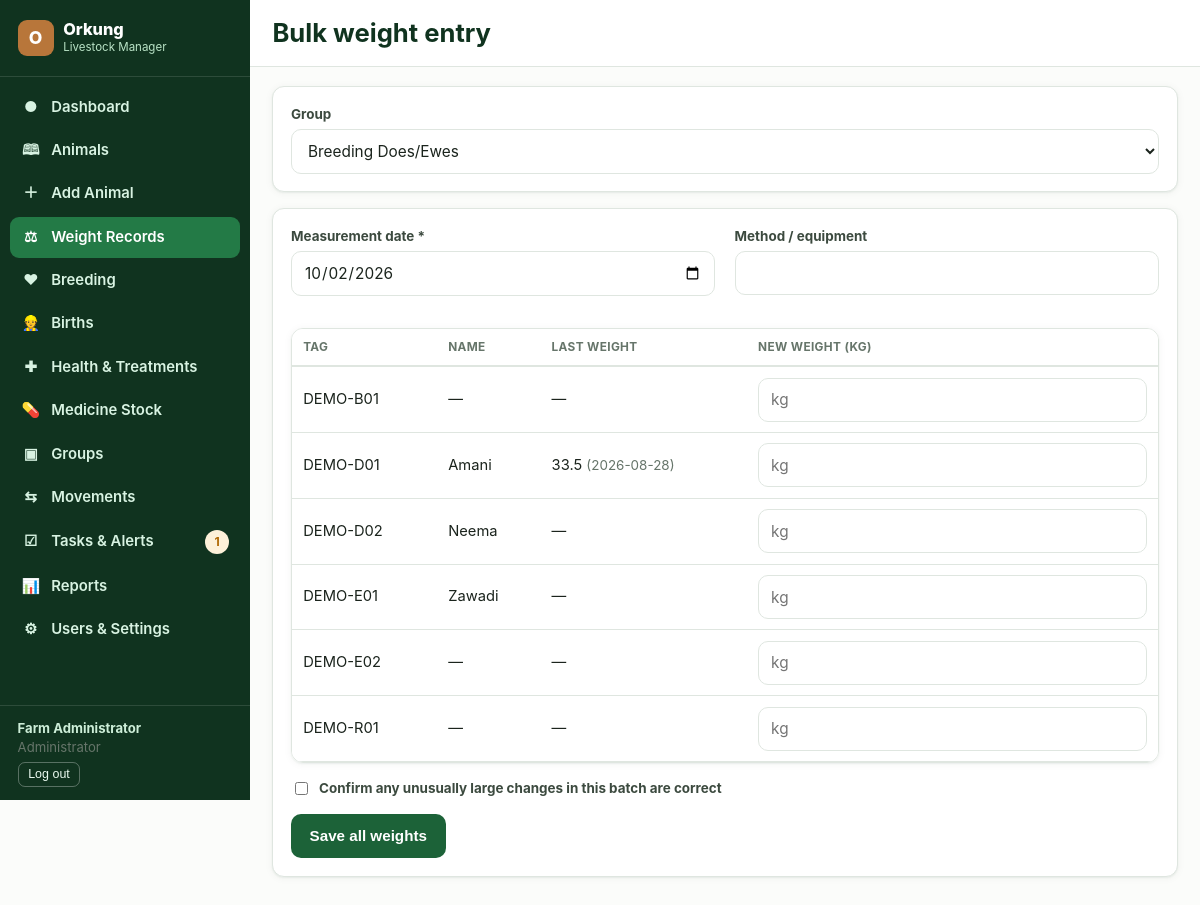
Screenshot of /weights/bulk?group_id=1 (signed in) with the database file from the repository.
### tables this page shows
CREATE TABLE users (
    id INTEGER PRIMARY KEY AUTOINCREMENT,
    username TEXT NOT NULL UNIQUE,
    password_hash TEXT NOT NULL,
    full_name TEXT NOT NULL,
    email TEXT,
    role TEXT NOT NULL CHECK(role IN ('admin','manager','worker','viewer','vet')),
    active INTEGER NOT NULL DEFAULT 1,
    created_at TEXT NOT NULL DEFAULT (datetime('now')),
    last_login TEXT
);

CREATE TABLE animals (
    id INTEGER PRIMARY KEY AUTOINCREMENT,
    record_no TEXT NOT NULL UNIQUE,          -- internal record number e.g. ORK-000123
    tag_id TEXT NOT NULL,                    -- ear tag / ID
    eid TEXT,                                -- electronic ID
    name TEXT,
    species_id INTEGER NOT NULL REFERENCES species(id),
    breed_id INTEGER REFERENCES breeds(id),
    sex TEXT NOT NULL CHECK(sex IN ('female','male')),
    dob TEXT,
    dob_estimated INTEGER NOT NULL DEFAULT 0,
    birth_type TEXT,                         -- single/twin/triplet/other
    birth_weight REAL,
    color_markings TEXT,
    sire_id INTEGER REFERENCES animals(id),
    dam_id INTEGER REFERENCES animals(id),
    current_group_id INTEGER REFERENCES groups_(id),
    current_site_id INTEGER REFERENCES sites(id),
    source TEXT NOT NULL DEFAULT 'born_on_farm' CHECK(source IN ('born_on_farm','purchased','transferred_in')),
    acquisition_date TEXT,
    supplier TEXT,
    reproductive_status TEXT NOT NULL DEFAULT 'not_breeding',
    status TEXT NOT NULL DEFAULT 'active' CHECK(status IN ('active','sold','transferred','slaughtered','missing','deceased')),
    status_date TEXT,
    status_notes TEXT,
    photo_path TEXT,
    notes TEXT,
    is_demo INTEGER NOT NULL DEFAULT 0,
    created_by INTEGER REFERENCES users(id),
    created_at TEXT NOT NULL DEFAULT (datetime('now')),
    updated_by INTEGER REFERENCES users(id),
    updated_at TEXT NOT NULL DEFAULT (datetime('now'))
);

### blueprints/weights.py (the view, shortened to what this page needs)
@bp.route("/bulk", methods=["GET", "POST"])
@auth.login_required
@auth.require_roles(*auth.STAFF)
def bulk():
    group_id = request.args.get("group_id", type=int) or request.form.get("group_id", type=int)
    animals = []
    if group_id:
        animals = db.query(
            "SELECT a.*, (SELECT weight_kg FROM weight_records w WHERE w.animal_id=a.id ORDER BY measured_on DESC LIMIT 1) AS last_weight, "
            "(SELECT measured_on FROM weight_records w WHERE w.animal_id=a.id ORDER BY measured_on DESC LIMIT 1) AS last_date "
            "FROM animals a WHERE a.current_group_id=? AND a.status='active' ORDER BY a.tag_id", (group_id,))
    return render_template("weight_bulk.html", animals=animals, groups=helpers.group_options(), group_id=group_id, today=db.today_str())

### auth.py (called while the page is built)
def load_logged_in_user():
    uid = session.get("user_id")
    if uid is None:
        g.user = None
    else:
        g.user = db.query("SELECT * FROM users WHERE id=? AND active=1", (uid,), one=True)
        if g.user is None:
            session.clear()

def login_required(view):
    @wraps(view)
    def wrapped(*args, **kwargs):
        if g.user is None:
            if request.path.startswith("/api/"):
                abort(401)
            return redirect(url_for("auth.login", next=request.path))
        return view(*args, **kwargs)
    return wrapped

def require_roles(*roles):
    def decorator(view):
        @wraps(view)
        def wrapped(*args, **kwargs):
            if g.user is None:
                return redirect(url_for("auth.login", next=request.path))
            if g.user["role"] not in roles:
                db.audit(g.user, "delete_attempt" if request.method == "DELETE" else "access_denied",
                          "permission", summary=f"{g.user['username']} denied {request.method} {request.path}")
                abort(403)
            return view(*args, **kwargs)
        return wrapped
    return decorator

def visible_sections(role):
    return NAV_SECTIONS.get(role, set())

### db.py (called while the page is built)
def get_db():
    if "db" not in g:
        g.db = sqlite3.connect(
            current_app.config["DATABASE"],
            detect_types=sqlite3.PARSE_DECLTYPES,
        )
        g.db.row_factory = sqlite3.Row
        g.db.execute("PRAGMA foreign_keys = ON")
    return g.db

def query(sql, args=(), one=False):
    cur = get_db().execute(sql, args)
    rows = cur.fetchall()
    cur.close()
    if one:
        return rows[0] if rows else None
    return rows

def today_str():
    return date.today().isoformat()

### helpers.py (called while the page is built)
def group_options():
    return db.query("SELECT g.*, s.name AS site_name FROM groups_ g LEFT JOIN sites s ON s.id=g.site_id WHERE g.active=1 ORDER BY g.name")

### templates/weight_bulk.html (shortened to what this page needs)
{% extends "base.html" %}
{% block heading %}Bulk weight entry{% endblock %}
{% block content %}
<form method="get" class="toolbar card">
  <div class="field"><label>Group</label>
    <select name="group_id" onchange="this.form.submit()">
      {% for g in groups %}<option value="{{ g.id }}" {{ 'selected' if group_id==g.id }}>{{ g.name }}</option>{% endfor %}
    </select>
  </div>
</form>
{% if group_id %}
<form method="post" class="card">
  <div class="form-grid" style="margin-bottom:1rem;">
    <div class="field"><label for="measured_on">Measurement date *</label><input type="date" id="measured_on" name="measured_on" value="{{ today }}" required></div>
    <div class="field"><label for="method">Method / equipment</label><input type="text" id="method" name="method"></div>
  </div>
  {% if animals %}
  <div class="table-wrap"><table class="data">
    <thead><tr><th>Tag</th><th>Name</th><th>Last weight</th><th>New weight (kg)</th></tr></thead>
    <tbody>
    {% for a in animals %}
    <tr>
      <td data-label="Tag">{{ a.tag_id }}</td>
      <td data-label="Name">{{ a.name or '—' }}</td>
      <td data-label="Last weight">{{ a.last_weight or '—' }} {% if a.last_date %}<span class="small muted">({{ a.last_date }})</span>{% endif %}</td>
      <td data-label="New weight"><input type="number" step="0.01" name="weight_{{ a.id }}" placeholder="kg"></td>
    </tr>
    {% endfor %}
    </tbody>
  </table></div>
  <div class="checkbox-row" style="margin:1rem 0;">
    <input type="checkbox" id="confirm_all_unusual" name="confirm_all_unusual">
    <label for="confirm_all_unusual" style="margin:0;">Confirm any unusually large changes in this batch are correct</label>
  </div>
  <button type="submit" name="submit_bulk" value="1" class="btn">Save all weights</button>
  {% else %}
  <p class="muted">No active animals in this group.</p>
  {% endif %}
</form>
{% endif %}
{% endblock %}

### templates/base.html (shortened to what this page needs)
<!doctype html>
<html lang="en">
<head>
<link rel="stylesheet" href="{{ url_for('static', filename='css/style.css') }}">
</head>
<body>
{% macro navlinks() %}
  {% if 'dashboard' in nav %}<a href="{{ url_for('dashboard.index') }}" class="{{ 'active' if request.endpoint=='dashboard.index' }}"><span class="ic">&#9679;</span> Dashboard</a>{% endif %}
  {% if 'animals' in nav %}<a href="{{ url_for('animals.list_view') }}" class="{{ 'active' if request.endpoint and request.endpoint.startswith('animals.') and request.endpoint!='animals.add' }}"><span class="ic">&#128366;</span> Animals</a>{% endif %}
  {% if 'add_animal' in nav %}<a href="{{ url_for('animals.add') }}" class="{{ 'active' if request.endpoint=='animals.add' }}"><span class="ic">&#65291;</span> Add Animal</a>{% endif %}
  {% if 'weights' in nav %}<a href="{{ url_for('weights.index') }}" class="{{ 'active' if request.endpoint and request.endpoint.startswith('weights.') }}"><span class="ic">&#9878;</span> Weight Records</a>{% endif %}
  {% if 'breeding' in nav %}<a href="{{ url_for('breeding.index') }}" class="{{ 'active' if request.endpoint=='breeding.index' }}"><span class="ic">&#9829;</span> Breeding</a>{% endif %}
  {% if 'births' in nav %}<a href="{{ url_for('breeding.births') }}" class="{{ 'active' if request.endpoint=='breeding.births' }}"><span class="ic">&#128119;</span> Births</a>{% endif %}
  {% if 'health' in nav %}<a href="{{ url_for('health.index') }}" class="{{ 'active' if request.endpoint and request.endpoint.startswith('health.') }}"><span class="ic">&#10010;</span> Health &amp; Treatments</a>{% endif %}
  {% if 'health' in nav %}<a href="{{ url_for('stock.index') }}" class="{{ 'active' if request.endpoint and request.endpoint.startswith('stock.') }}"><span class="ic">&#128138;</span> Medicine Stock</a>{% endif %}
  {% if 'groups' in nav %}<a href="{{ url_for('groups.index') }}" class="{{ 'active' if request.endpoint=='groups.index' }}"><span class="ic">&#9635;</span> Groups</a>{% endif %}
  {% if 'movements' in nav %}<a href="{{ url_for('groups.movements') }}" class="{{ 'active' if request.endpoint=='groups.movements' }}"><span class="ic">&#8646;</span> Movements</a>{% endif %}
  {% if 'tasks' in nav %}<a href="{{ url_for('tasks.index') }}" class="{{ 'active' if request.endpoint and request.endpoint.startswith('tasks.') }}"><span class="ic">&#9745;</span> Tasks &amp; Alerts {% if pending_tasks %}<span class="pill amber" style="margin-left:auto">{{ pending_tasks }}</span>{% endif %}</a>{% endif %}
  {% if 'reports' in nav %}<a href="{{ url_for('reports.index') }}" class="{{ 'active' if request.endpoint and request.endpoint.startswith('reports.') }}"><span class="ic">&#128202;</span> Reports</a>{% endif %}
  {% if 'admin' in nav %}<a href="{{ url_for('admin.users') }}" class="{{ 'active' if request.endpoint and request.endpoint.startswith('admin.') }}"><span class="ic">&#9881;</span> Users &amp; Settings</a>{% endif %}
{% endmacro %}
{% if current_user %}
<div class="app-shell">
  <aside class="sidebar" id="desktopSidebar">
    <div class="brand"><div class="mark">O</div><div><div class="name">Orkung</div><div class="tag">Livestock Manager</div></div></div>
    <nav>{{ navlinks() }}</nav>
    <div class="footer-user">
      <div><strong>{{ current_user.full_name }}</strong></div>
      <div class="muted">{{ role_labels[current_user.role] }}</div>
      <form method="post" action="{{ url_for('auth.logout') }}"><button type="submit">Log out</button></form>
    </div>
  </aside>
  <div class="main">
    <div class="topbar">
      <h1>{% block heading %}{% endblock %}</h1>
    </div>
    <div class="content">
      {% block content %}{% endblock %}
    </div>
  </div>
</div>
{% else %}
  {% block guest_content %}{% endblock %}
{% endif %}
</body>
</html>

### rows the page displays
users: full_name "Farm Administrator", role "Administrator"
animals: tag_id "DEMO-B01", name "—", last_weight "—"
animals: tag_id "DEMO-D01", name "Amani", last_weight "33.5", last_date "2026-08-28"
animals: tag_id "DEMO-D02", name "Neema", last_weight "—"
animals: tag_id "DEMO-E01", name "Zawadi", last_weight "—"
animals: tag_id "DEMO-E02", name "—", last_weight "—"
animals: tag_id "DEMO-R01", name "—", last_weight "—"

### other values shown
{{ pending_tasks }} "1"
form field group_id "Breeding Does/Ewes"
